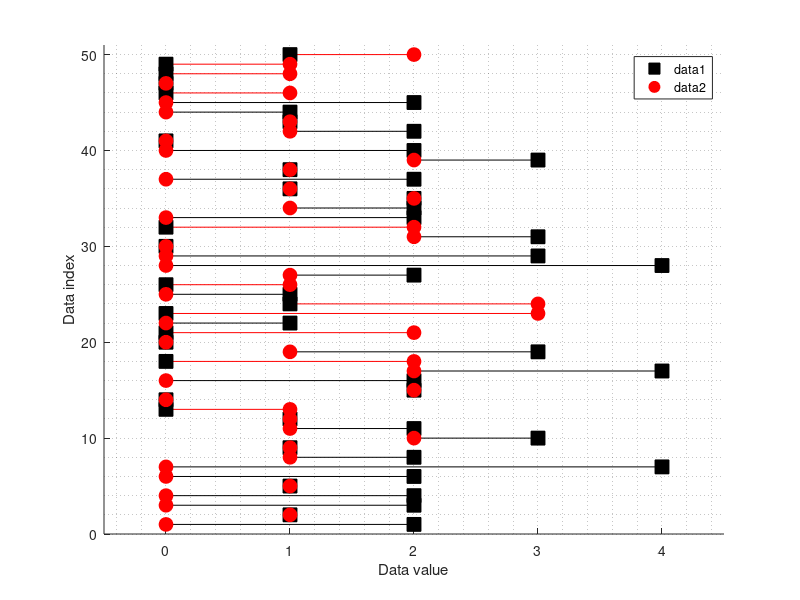

Write MATLAB code to recreate this figure. (Note: this script raises an error after producing the figure.)
%%
%   COURSE: Master statistics and machine learning: intuition, math, code										
%      URL: udemy.com/course/statsml_x/?couponCode=202006 
% 
%  SECTION: The t-test family
%    VIDEO: Signed-rank test (Wilcoxon signed-rank for one-sample or paired samples)
% 
%  TEACHER: Mike X Cohen, sincxpress.com
%

%%

% a clear MATLAB workspace is a clear mental workspace
close all; clear; clc
pkg load statistics % load Octave stats package

%% generate the data

N = 50;

data1 = poissrnd(1.5,N,1);
data2 = poissrnd(1,N,1);

figure(1), clf, hold on

colors = 'kr';
for i=1:N
    plot([data1(i) data2(i)],[i i],colors((data1(i)<data2(i))+1),'HandleVisibility','off')
end

plot(data1,1:N,'ks','markerfacecolor','k','markersize',10)
plot(data2,1:N,'ro','markerfacecolor','r','markersize',10)

set(gca,'ylim',[0 N+1],'xlim',[-.5 max([data1;data2])+.5],'xtick',0:5)
ylabel('Data index'), xlabel('Data value')
grid minor
legend({'data1';'data2'})

%% now for the test

[p,zval] = wilcoxon_test(data1,data2)
title([ 'Wilcoxon z=' num2str(zval) ', p=' num2str(p) ])

% note: the Octave implementation requires >25 unique pairs, which is why N is higher here


%%%%%%%%%%%%%%%%%%%%%%% IMPORTANT WARNING! %%%%%%%%%%%%%%%%%%%%%%%
% Do not confuse signrank() and ranksum().
% They seem like similar functions, but they're different:
%   signrank() -> one-sample or paired-samples (Wilcoxon signed-rank)
%   ranksum()  -> two independent samples (Mann-Whitney U)
%%%%%%%%%%%%%%%%%%%%%%% IMPORTANT WARNING! %%%%%%%%%%%%%%%%%%%%%%%


%% now for the 2D space

% parameter ranges
Ns = 80:5:150; % Increased N's for Octave restrictions
lambdas = linspace(1,3,40);

% initialize output matrix
pvals = nan(length(Ns),length(lambdas));

for ni=1:length(Ns)
    for li=1:length(lambdas)
        
        % generate some data
        data1 = poissrnd(lambdas(1), Ns(ni),1);
        data2 = poissrnd(lambdas(li),Ns(ni),1);
        
        % compute the statistic
        [p,zval] = wilcoxon_test(data1,data2);
        
        % store the results
        pvals(ni,li) = -log(p);
    end
end

% optional p-value thresholding
pvalthresh = .01;
pvals( pvals<-log(pvalthresh) ) = NaN;


% now show in a heatmap!
figure(2), clf
imagesc(lambdas,Ns,pvals)
xlabel('lambda difference')
ylabel('Sample size')
title('Signed-rank test results: -log(p)')
set(gca,'clim',[0 max(pvals(:))*.8],'ydir','normal')
colorbar

%% done.
